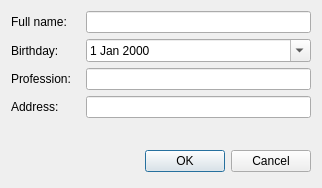
<?xml version="1.0" encoding="UTF-8"?>
<ui version="4.0">
 <class>NewPatientDialog</class>
 <widget class="QDialog" name="NewPatientDialog">
  <property name="geometry">
   <rect>
    <x>0</x>
    <y>0</y>
    <width>322</width>
    <height>188</height>
   </rect>
  </property>
  <property name="windowTitle">
   <string>New Patient Dialog</string>
  </property>
  <layout class="QVBoxLayout" name="verticalLayout">
   <item>
    <layout class="QFormLayout" name="formLayout">
     <property name="sizeConstraint">
      <enum>QLayout::SetDefaultConstraint</enum>
     </property>
     <property name="horizontalSpacing">
      <number>15</number>
     </property>
     <item row="0" column="0">
      <widget class="QLabel" name="label">
       <property name="text">
        <string>Full name:</string>
       </property>
      </widget>
     </item>
     <item row="0" column="1">
      <widget class="QLineEdit" name="nameLE"/>
     </item>
     <item row="1" column="0">
      <widget class="QLabel" name="label_2">
       <property name="text">
        <string>Birthday:</string>
       </property>
       <property name="textFormat">
        <enum>Qt::AutoText</enum>
       </property>
      </widget>
     </item>
     <item row="2" column="0">
      <widget class="QLabel" name="label_3">
       <property name="text">
        <string>Profession:</string>
       </property>
      </widget>
     </item>
     <item row="2" column="1">
      <widget class="QLineEdit" name="professionLE"/>
     </item>
     <item row="3" column="0">
      <widget class="QLabel" name="label_4">
       <property name="text">
        <string>Address:</string>
       </property>
      </widget>
     </item>
     <item row="3" column="1">
      <widget class="QLineEdit" name="addressLE"/>
     </item>
     <item row="1" column="1">
      <widget class="QDateEdit" name="birthdayDE">
       <property name="calendarPopup">
        <bool>true</bool>
       </property>
      </widget>
     </item>
    </layout>
   </item>
   <item>
    <spacer name="verticalSpacer">
     <property name="orientation">
      <enum>Qt::Vertical</enum>
     </property>
     <property name="sizeHint" stdset="0">
      <size>
       <width>20</width>
       <height>40</height>
      </size>
     </property>
    </spacer>
   </item>
   <item>
    <layout class="QHBoxLayout">
     <property name="spacing">
      <number>6</number>
     </property>
     <property name="leftMargin">
      <number>0</number>
     </property>
     <property name="topMargin">
      <number>0</number>
     </property>
     <property name="rightMargin">
      <number>0</number>
     </property>
     <property name="bottomMargin">
      <number>0</number>
     </property>
     <item>
      <spacer>
       <property name="orientation">
        <enum>Qt::Horizontal</enum>
       </property>
       <property name="sizeHint" stdset="0">
        <size>
         <width>131</width>
         <height>31</height>
        </size>
       </property>
      </spacer>
     </item>
     <item>
      <widget class="QPushButton" name="okPB">
       <property name="text">
        <string>OK</string>
       </property>
      </widget>
     </item>
     <item>
      <widget class="QPushButton" name="cancelPB">
       <property name="text">
        <string>Cancel</string>
       </property>
      </widget>
     </item>
    </layout>
   </item>
  </layout>
 </widget>
 <resources/>
 <connections>
  <connection>
   <sender>okPB</sender>
   <signal>clicked()</signal>
   <receiver>NewPatientDialog</receiver>
   <slot>accept()</slot>
   <hints>
    <hint type="sourcelabel">
     <x>118</x>
     <y>173</y>
    </hint>
    <hint type="destinationlabel">
     <x>96</x>
     <y>187</y>
    </hint>
   </hints>
  </connection>
  <connection>
   <sender>cancelPB</sender>
   <signal>clicked()</signal>
   <receiver>NewPatientDialog</receiver>
   <slot>reject()</slot>
   <hints>
    <hint type="sourcelabel">
     <x>217</x>
     <y>173</y>
    </hint>
    <hint type="destinationlabel">
     <x>179</x>
     <y>187</y>
    </hint>
   </hints>
  </connection>
 </connections>
</ui>
